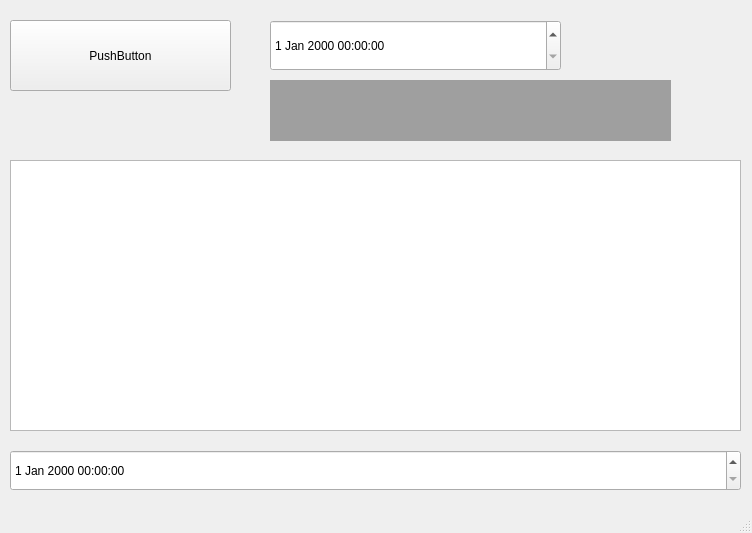
<?xml version="1.0" encoding="UTF-8"?>
<ui version="4.0">
 <class>MainWindow</class>
 <widget class="QMainWindow" name="MainWindow">
  <property name="geometry">
   <rect>
    <x>0</x>
    <y>0</y>
    <width>752</width>
    <height>533</height>
   </rect>
  </property>
  <property name="windowTitle">
   <string>MainWindow</string>
  </property>
  <widget class="QWidget" name="centralwidget">
   <widget class="QPlainTextEdit" name="plainTextEdit">
    <property name="geometry">
     <rect>
      <x>10</x>
      <y>160</y>
      <width>731</width>
      <height>271</height>
     </rect>
    </property>
   </widget>
   <widget class="QPushButton" name="pushButton">
    <property name="geometry">
     <rect>
      <x>10</x>
      <y>20</y>
      <width>221</width>
      <height>71</height>
     </rect>
    </property>
    <property name="text">
     <string>PushButton</string>
    </property>
   </widget>
   <widget class="QDateTimeEdit" name="dateTimeEdit">
    <property name="geometry">
     <rect>
      <x>10</x>
      <y>450</y>
      <width>731</width>
      <height>41</height>
     </rect>
    </property>
   </widget>
   <widget class="QDateTimeEdit" name="dateTimeEdit_2">
    <property name="geometry">
     <rect>
      <x>270</x>
      <y>20</y>
      <width>291</width>
      <height>51</height>
     </rect>
    </property>
   </widget>
   <widget class="QMdiArea" name="mdiArea">
    <property name="geometry">
     <rect>
      <x>270</x>
      <y>80</y>
      <width>401</width>
      <height>61</height>
     </rect>
    </property>
   </widget>
  </widget>
  <widget class="QMenuBar" name="menubar">
   <property name="geometry">
    <rect>
     <x>0</x>
     <y>0</y>
     <width>752</width>
     <height>21</height>
    </rect>
   </property>
  </widget>
  <widget class="QStatusBar" name="statusbar"/>
 </widget>
 <resources/>
 <connections/>
</ui>
